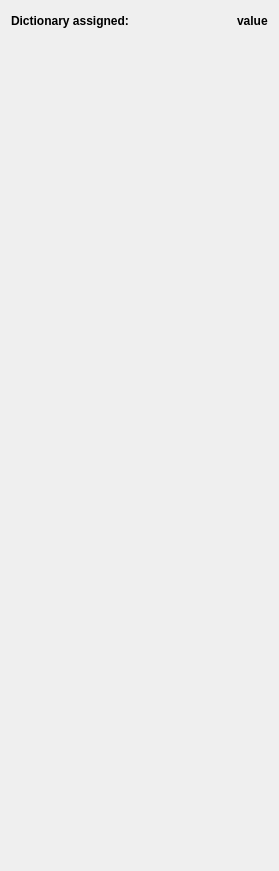
<?xml version="1.0" encoding="UTF-8"?>
<ui version="4.0">
 <class>PublishingOptionsWidget</class>
 <widget class="QWidget" name="PublishingOptionsWidget">
  <property name="geometry">
   <rect>
    <x>0</x>
    <y>0</y>
    <width>279</width>
    <height>871</height>
   </rect>
  </property>
  <property name="windowTitle">
   <string>Form</string>
  </property>
  <layout class="QVBoxLayout" name="verticalLayout">
   <item>
    <layout class="QHBoxLayout" name="horizontalLayout_15">
     <item>
      <widget class="QLabel" name="lblDjbz">
       <property name="font">
        <font>
         <weight>75</weight>
         <bold>true</bold>
        </font>
       </property>
       <property name="contextMenuPolicy">
        <enum>Qt::NoContextMenu</enum>
       </property>
       <property name="toolTip">
        <string>ID of a shared common symbols dictionary that will be generated to reduce size of this page.</string>
       </property>
       <property name="text">
        <string>Dictionary assigned:</string>
       </property>
       <property name="textFormat">
        <enum>Qt::RichText</enum>
       </property>
      </widget>
     </item>
     <item>
      <spacer name="horizontalSpacer_2">
       <property name="orientation">
        <enum>Qt::Horizontal</enum>
       </property>
       <property name="sizeHint" stdset="0">
        <size>
         <width>40</width>
         <height>20</height>
        </size>
       </property>
      </spacer>
     </item>
     <item>
      <widget class="QLabel" name="lblDjbzId">
       <property name="font">
        <font>
         <weight>75</weight>
         <bold>true</bold>
        </font>
       </property>
       <property name="text">
        <string notr="true">value</string>
       </property>
      </widget>
     </item>
    </layout>
   </item>
   <item>
    <spacer name="verticalSpacer">
     <property name="orientation">
      <enum>Qt::Vertical</enum>
     </property>
     <property name="sizeHint" stdset="0">
      <size>
       <width>20</width>
       <height>40</height>
      </size>
     </property>
    </spacer>
   </item>
  </layout>
 </widget>
 <resources/>
 <connections/>
</ui>
